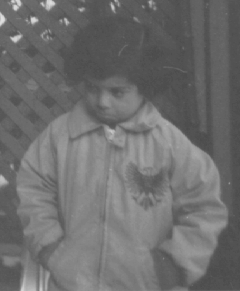
#> input picture Lab03-Smoothing-STD/Lab-03-Smoothing-STD/pout.tif, 240 x 291 px
$ jupyter execute Lab_Smoothing_STD.ipynb   (shell and % lines are left out)
#> lines starting #> are read from the running program, lines starting #| are printed output that depends on the picture
### Lab03-Smoothing-STD/Lab-03-Smoothing-STD/commonfunctions.py


import skimage.io as io
import matplotlib.pyplot as plt
import numpy as np
from skimage.exposure import histogram
from matplotlib.pyplot import bar
from skimage.color import rgb2gray,rgb2hsv

# Convolution:
from scipy.signal import convolve2d
from scipy import fftpack
import math

from skimage.util import random_noise
from skimage.filters import median
from skimage.feature import canny


# Edges
from skimage.filters import sobel_h, sobel, sobel_v,roberts, prewitt

# Show the figures / plots inside the notebook
def show_images(images,titles=None):
    #This function is used to show image(s) with titles by sending an array of images and an array of associated titles.
    # images[0] will be drawn with the title titles[0] if exists
    # You aren't required to understand this function, use it as-is.
    n_ims = len(images)
    if titles is None: titles = ['(%d)' % i for i in range(1,n_ims + 1)]
    fig = plt.figure()
    n = 1
    for image,title in zip(images,titles):
        a = fig.add_subplot(1,n_ims,n)
        if image.ndim == 2:
            plt.gray()
        plt.imshow(image)
        a.set_title(title)
        n += 1
    fig.set_size_inches(np.array(fig.get_size_inches()) * n_ims)
    plt.show()


# [6 lines left out: function showHist, not called in this run]

### Lab03-Smoothing-STD/Lab-03-Smoothing-STD/Lab_Smoothing_STD.ipynb
# Lab 3
### Averaging Filters

http://scikit-image.org/docs/0.13.x/api/skimage.util.html#skimage.util.random_noise

http://scikit-image.org/docs/dev/api/skimage.filters.html#skimage.filters.median

http://scikit-image.org/docs/dev/api/skimage.filters.html#skimage.filters.gaussian

[cell 1]
from commonfunctions import *
import math
import numpy as np
import skimage.filters as filters
from skimage.util import img_as_ubyte

#what is this:

[cell 2]
img = io.imread('pout.tif')
#> img is the input picture: shape (291, 240); min 74, max 224, mean 110.3
gray_img = rgb2gray(img)# this returns a float64 1 channel image
gray_noisy_img = random_noise(gray_img, mode = 's&p', amount = 0.05)
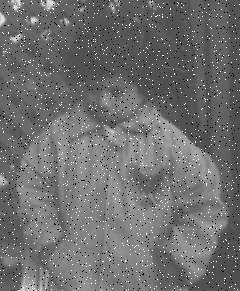
#> gray_noisy_img: shape (291, 240) float64; min 0, max 1, mean 0.436
io.imshow(gray_noisy_img)
io.show()

'''
(1) Averaging Filter
'''

[cell 3]
sigmas = [8, 3, 0.2]
filtered_imgs = []
for sigma in sigmas:
    filtered_imgs.append(filters.gaussian(gray_noisy_img, sigma = sigma, mode = 'nearest'))
#> after the loop, filtered_imgs = 3 items
show_images(filtered_imgs, sigmas)
#> in show_images, `n_ims = len(images)`: n_ims = 3
#> the loop in show_images, `for image,title in zip(images,titles):` made 3 passes
#> title on passes 1 to 3: 8, 3, 0.2
#> after the loop in show_images, `for image,title in zip(images,titles):`: n = 4
#> in show_images, `plt.show()`:
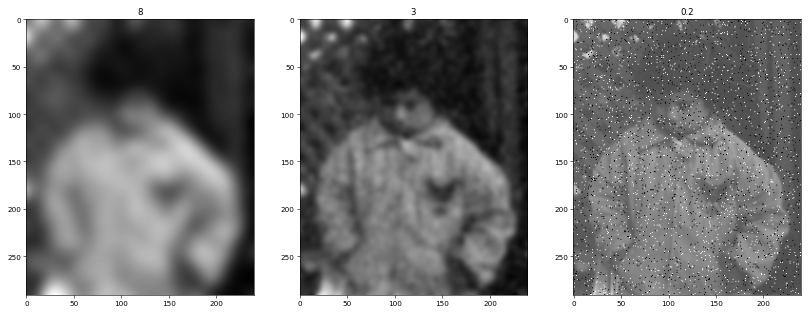
#> figure drawn by matplotlib, 3 panels

# higher sigma values:
<h3>remove the details(high bluring), the pixel is much affected by its neigbours</h3>

# small sigma values:
<h3>do not affect the image(does not remove the noise), as the pixel value is the far more important
than neighbours.</h3>

[cell 4]
best_sigma = 2
best_output = filters.gaussian(gray_noisy_img, sigma = best_sigma, mode = 'nearest')
io.imshow(best_output)
io.show()

# Do not remove much details + bllur the high frequency noise.

'''
(2) Median Filter
'''

[cell 5]
def median(img, window_width = 3, window_height = 3):
#> called with window_width = 3, window_height = 3
    edgex = math.floor(window_width / 2)
    edgey = math.floor(window_height / 2)
    window = np.zeros([window_width, window_height])
    filtered_img = img.copy()
    n = 3
    for x in range (edgex, img.shape[0] - edgex):
        for y in range (edgey, img.shape[1] - edgey):
            for fx in range (window_width):
                for fy in range (window_height):
                    window[fx][fy] = img[x + fx - edgex][y + fy - edgey]
            filtered_img[x][y] = np.median(window, axis = None) #window [int(window_width / 2)][int(window_height / 2)]
#> after the loop, window = [[0.322, 0.322, 0.325], [1, 0.329, 0.337], [0.38, 0.38, 0.38]]
    return filtered_img

[cell 6]
my_filtered_img = median (gray_noisy_img, 3, 3)
their_filtered_img = filters.median(gray_noisy_img, mode = 'nearest')

show_images([gray_noisy_img, my_filtered_img, their_filtered_img], ['gray_noisy_img', 'my_filtered_img', 'their_filtered_img'])
#> the loop in show_images (call 2), `for image,title in zip(images,titles):` made 3 passes
#> title on passes 1 to 3: 'gray_noisy_img', 'my_filtered_img', 'their_filtered_img'
#> after the loop in show_images (call 2), `for image,title in zip(images,titles):`: n = 4
#> in show_images (call 2), `plt.show()`:
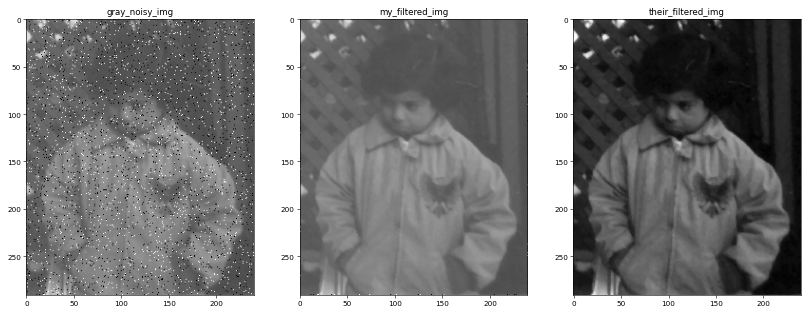
#> figure drawn by matplotlib, 3 panels
